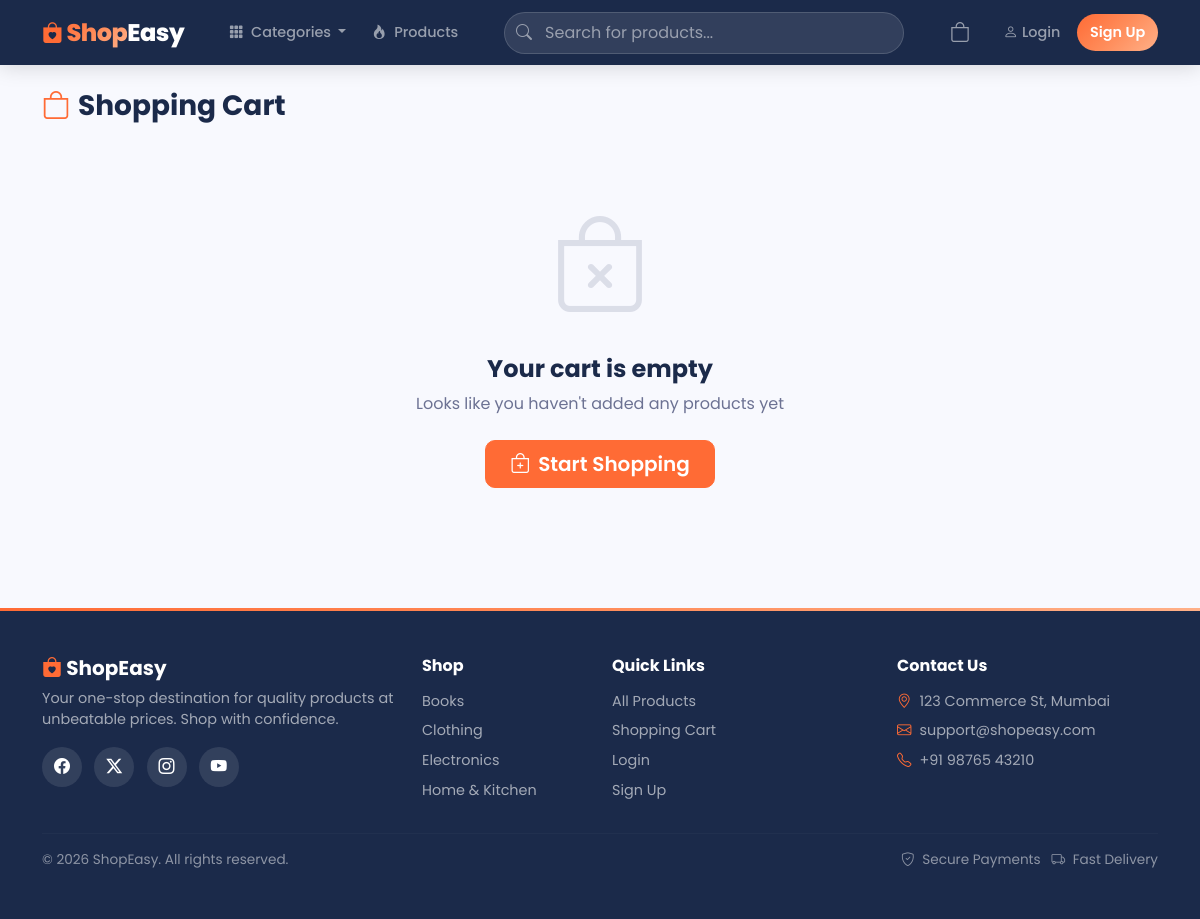
Page /cart/ on the committed database.
### products/models.py (models this page shows, shortened)
class Category(models.Model):
    name = models.CharField(max_length=200)
    slug = models.SlugField(unique=True)
    image = models.ImageField(upload_to='categories/', blank=True)
    class Meta:
        verbose_name_plural = 'Categories'
        ordering = ['name']

### cart/views.py (the view)
# urls.py: path('', views.cart_detail, name='cart_detail'),
def cart_detail(request):
    cart = Cart(request)
    return render(request, 'cart/cart_detail.html', {'cart': cart})

### templates/cart/cart_detail.html (shortened to what this page needs)
{% extends 'base.html' %}
{% load static %}
{% block content %}
<div class="container py-4">
    <h3 class="fw-bold mb-4 animate-fadeInLeft" style="color:var(--secondary);">
        <i class="bi bi-bag me-2" style="color:var(--primary);"></i>Shopping Cart
    </h3>
    {% if cart|length > 0 %}
    <div class="row g-4">
        <div class="col-lg-8 animate-fadeInLeft delay-1">
            <div class="card shadow-sm">
                <div class="card-body p-0">
                    <table class="table table-hover mb-0 align-middle">
                        <thead style="background:var(--bg-light);">
                            <tr>
                                <th class="ps-4" style="font-weight:600;color:var(--text-muted);font-size:0.85rem;">PRODUCT</th>
                                <th style="font-weight:600;color:var(--text-muted);font-size:0.85rem;">PRICE</th>
                                <th style="font-weight:600;color:var(--text-muted);font-size:0.85rem;">QTY</th>
                                <th style="font-weight:600;color:var(--text-muted);font-size:0.85rem;">TOTAL</th>
                                <th></th>
                            </tr>
                        </thead>
                        <tbody>
                            {% for item in cart %}
                            <tr class="cart-item-row">
                                <td class="ps-4">
                                    <div class="d-flex align-items-center gap-3">
                                        {% if item.product.image %}
                                        <img src="{{ item.product.image.url }}" alt="{{ item.product.name }}"
                                             style="width:60px;height:60px;object-fit:cover;border-radius:10px;">
                                        {% else %}
                                        <div style="width:60px;height:60px;border-radius:10px;background:var(--bg-light);"
                                             class="d-flex align-items-center justify-content-center">
                                            <i class="bi bi-image text-muted"></i>
                                        </div>
                                        {% endif %}
                                        <div>
                                            <a href="{% url 'product_detail' item.product.slug %}" class="text-decoration-none fw-600" style="color:var(--secondary);font-weight:600;">
                                                {{ item.product.name }}
                                            </a>
                                            <p class="mb-0" style="font-size:0.75rem;color:var(--text-muted);">{{ item.product.category.name }}</p>
                                        </div>
                                    </div>
                                </td>
                                <td style="font-weight:600;">&#8377;{{ item.price }}</td>
                                <td>
                                    <form method="POST" action="{% url 'cart_update' item.product.id %}" style="width:80px;">
                                        {% csrf_token %}
                                        <input type="number" name="quantity" value="{{ item.quantity }}" min="1"
                                               class="form-control form-control-sm text-center" style="border-radius:8px;"
                                               onchange="this.form.submit()">
                                    </form>
                                </td>
                                <td style="font-weight:700;color:var(--primary);">&#8377;{{ item.total_price }}</td>
                                <td>
                                    <a href="{% url 'cart_remove' item.product.id %}" class="btn btn-sm" style="color:var(--text-muted);">
                                        <i class="bi bi-trash3"></i>
                                    </a>
                                </td>
                            </tr>
                            {% endfor %}
                        </tbody>
                    </table>
                </div>
            </div>
        </div>
        <div class="col-lg-4 animate-fadeInRight delay-2">
            <div class="cart-summary">
                <h5 class="fw-bold mb-4">Order Summary</h5>
                <div class="d-flex justify-content-between mb-2" style="color:rgba(255,255,255,0.7);font-size:0.9rem;">
                    <span>Subtotal ({{ cart|length }} items)</span>
                    <span>&#8377;{{ cart.get_total_price }}</span>
                </div>
                <div class="d-flex justify-content-between mb-2" style="color:rgba(255,255,255,0.7);font-size:0.9rem;">
                    <span>Shipping</span>
                    <span style="color:var(--accent);">Free</span>
                </div>
                <hr style="border-color:rgba(255,255,255,0.15);">
                <div class="d-flex justify-content-between align-items-center mb-4">
                    <span class="fw-bold">Total</span>
                    <span class="total-price">&#8377;{{ cart.get_total_price }}</span>
                </div>
                <a href="{% url 'checkout' %}" class="btn w-100 py-2" style="background:var(--primary);color:#fff;border-radius:12px;font-weight:700;">
                    <i class="bi bi-lock me-2"></i>Checkout Securely
                </a>
                <a href="{% url 'product_list' %}" class="btn w-100 mt-2" style="background:rgba(255,255,255,0.1);color:#fff;border-radius:12px;">
                    Continue Shopping
                </a>
            </div>
        </div>
    </div>
    {% else %}
    <div class="text-center py-5 animate-fadeInUp">
        <div style="font-size:6rem;color:var(--text-muted);opacity:0.2;animation:float 3s ease-in-out infinite;">
            <i class="bi bi-bag-x"></i>
        </div>
        <h4 class="mt-3 fw-bold" style="color:var(--secondary);">Your cart is empty</h4>
        <p style="color:var(--text-muted);">Looks like you haven't added any products yet</p>
        <a href="{% url 'product_list' %}" class="btn btn-primary btn-lg px-4 mt-2">
            <i class="bi bi-bag-plus me-2"></i>Start Shopping
        </a>
    </div>
    {% endif %}
</div>
{% endblock %}

### templates/base.html (shortened to what this page needs)
{% load static %}
<!DOCTYPE html>
<html lang="en">
<head>
    <link href="https://cdn.jsdelivr.net/npm/bootstrap@5.3.3/dist/css/bootstrap.min.css" rel="stylesheet">
    <link href="https://cdn.jsdelivr.net/npm/bootstrap-icons@1.11.3/font/bootstrap-icons.min.css" rel="stylesheet">
    <link href="{% static 'css/style.css' %}" rel="stylesheet">
</head>
<body>
    <nav class="navbar navbar-expand-lg navbar-dark navbar-main sticky-top" id="mainNav">
        <div class="container">
            <a class="navbar-brand" href="{% url 'home' %}">
                <i class="bi bi-bag-heart-fill"></i> <span>Shop</span>Easy
            </a>
            <div class="collapse navbar-collapse" id="navbarNav">
                <ul class="navbar-nav me-auto ms-3">
                    <li class="nav-item dropdown nav-categories">
                        <a class="nav-link dropdown-toggle" href="#" data-bs-toggle="dropdown">
                            <i class="bi bi-grid-3x3-gap-fill me-1"></i> Categories
                        </a>
                    </li>
                    <li class="nav-item">
                        <a class="nav-link" href="{% url 'product_list' %}">
                            <i class="bi bi-fire me-1"></i> Products
                        </a>
                    </li>
                </ul>
                <form class="search-box flex-grow-1 mx-3" action="{% url 'product_list' %}" method="GET">
                    <i class="bi bi-search search-icon"></i>
                    <input class="form-control" type="search" name="q" placeholder="Search for products..." value="{{ query|default:'' }}">
                </form>
                <ul class="navbar-nav ms-auto align-items-center">
                    <li class="nav-item">
                        <a class="nav-link cart-link" href="{% url 'cart_detail' %}">
                            <i class="bi bi-bag fs-5"></i>
                        </a>
                    </li>
                    {% if user.is_authenticated %}
                    <li class="nav-item dropdown ms-2">
                        <a class="nav-link dropdown-toggle d-flex align-items-center" href="#" data-bs-toggle="dropdown">
                            <div class="rounded-circle bg-primary d-flex align-items-center justify-content-center me-1" style="width:30px;height:30px;font-size:0.8rem;color:#fff;">
                                {{ user.username|make_list|first|upper }}
                            </div>
                            {{ user.username }}
                        </a>
                        <ul class="dropdown-menu dropdown-menu-end" style="border:none;border-radius:12px;box-shadow:0 8px 30px rgba(0,0,0,0.12);">
                            <li><a class="dropdown-item" href="{% url 'profile' %}"><i class="bi bi-person me-2" style="color:var(--primary);"></i>Profile</a></li>
                            <li><a class="dropdown-item" href="{% url 'order_list' %}"><i class="bi bi-box-seam me-2" style="color:var(--primary);"></i>My Orders</a></li>
                            {% if user.is_staff %}
                            <li><hr class="dropdown-divider"></li>
                            <li><a class="dropdown-item" href="{% url 'dashboard_home' %}"><i class="bi bi-speedometer2 me-2" style="color:var(--accent);"></i>Dashboard</a></li>
                            {% endif %}
                            <li><hr class="dropdown-divider"></li>
                            <li>
                                <form method="POST" action="{% url 'logout' %}">
                                    {% csrf_token %}
                                    <button class="dropdown-item text-danger" type="submit"><i class="bi bi-box-arrow-right me-2"></i>Logout</button>
                                </form>
                            </li>
                        </ul>
                    </li>
                    {% else %}
                    <li class="nav-item ms-2">
                        <a class="nav-link" href="{% url 'login' %}"><i class="bi bi-person me-1"></i>Login</a>
                    </li>
                    <li class="nav-item ms-1">
                        <a class="nav-link btn-nav-signup" href="{% url 'signup' %}">Sign Up</a>
                    </li>
                    {% endif %}
                </ul>
            </div>
        </div>
    </nav>
    <main>
        {% block content %}{% endblock %}
    </main>
    <footer class="footer-main py-5 mt-5">
        <div class="container">
            <div class="row g-4">
                <div class="col-lg-4">
                    <h5><i class="bi bi-bag-heart-fill" style="color:var(--primary);"></i> ShopEasy</h5>
                    <p style="color:rgba(255,255,255,0.6);font-size:0.9rem;">Your one-stop destination for quality products at unbeatable prices. Shop with confidence.</p>
                    <div class="footer-social mt-3">
                        <a href="#"><i class="bi bi-facebook"></i></a>
                        <a href="#"><i class="bi bi-twitter-x"></i></a>
                        <a href="#"><i class="bi bi-instagram"></i></a>
                        <a href="#"><i class="bi bi-youtube"></i></a>
                    </div>
                </div>
                <div class="col-lg-2">
                    <h6 class="mb-3">Shop</h6>
                    <ul class="list-unstyled" style="font-size:0.9rem;">
                        {% for cat in nav_categories %}
                        <li class="mb-2"><a href="{% url 'product_list' %}?category={{ cat.slug }}">{{ cat.name }}</a></li>
                        {% endfor %}
                    </ul>
                </div>
                <div class="col-lg-3">
                    <h6 class="mb-3">Quick Links</h6>
                    <ul class="list-unstyled" style="font-size:0.9rem;">
                        <li class="mb-2"><a href="{% url 'product_list' %}">All Products</a></li>
                        <li class="mb-2"><a href="{% url 'cart_detail' %}">Shopping Cart</a></li>
                        {% if user.is_authenticated %}
                        <li class="mb-2"><a href="{% url 'order_list' %}">My Orders</a></li>
                        <li class="mb-2"><a href="{% url 'profile' %}">My Profile</a></li>
                        {% else %}
                        <li class="mb-2"><a href="{% url 'login' %}">Login</a></li>
                        <li class="mb-2"><a href="{% url 'signup' %}">Sign Up</a></li>
                        {% endif %}
                    </ul>
                </div>
                <div class="col-lg-3">
                    <h6 class="mb-3">Contact Us</h6>
                    <ul class="list-unstyled" style="font-size:0.9rem;color:rgba(255,255,255,0.6);">
                        <li class="mb-2"><i class="bi bi-geo-alt me-2" style="color:var(--primary);"></i>123 Commerce St, Mumbai</li>
                        <li class="mb-2"><i class="bi bi-envelope me-2" style="color:var(--primary);"></i>support@shopeasy.com</li>
                        <li class="mb-2"><i class="bi bi-telephone me-2" style="color:var(--primary);"></i>+91 98765 43210</li>
                    </ul>
                </div>
            </div>
            <hr style="border-color:rgba(255,255,255,0.1);">
            <div class="d-flex justify-content-between align-items-center flex-wrap">
                <p style="color:rgba(255,255,255,0.5);font-size:0.85rem;" class="mb-0">&copy; 2026 ShopEasy. All rights reserved.</p>
                <div style="color:rgba(255,255,255,0.5);font-size:0.85rem;">
                    <i class="bi bi-shield-check me-1"></i> Secure Payments &nbsp;
                    <i class="bi bi-truck me-1"></i> Fast Delivery
                </div>
            </div>
        </div>
    </footer>
</body>
</html>

### rows in the picture
Category: name "Books"
Category: name "Clothing"
Category: name "Electronics"
Category: name "Home & Kitchen"
